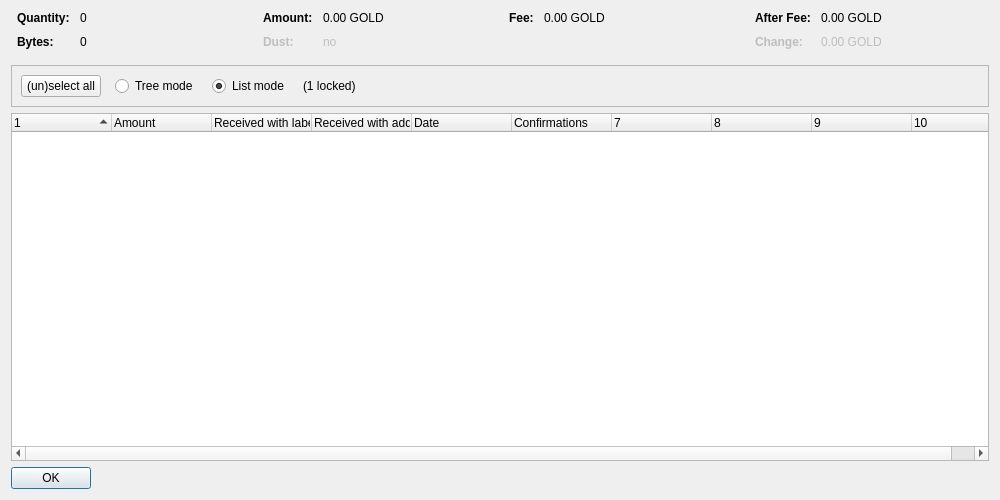
<?xml version="1.0" encoding="UTF-8"?>
<ui version="4.0">
 <class>CoinControlDialog</class>
 <widget class="QDialog" name="CoinControlDialog">
  <property name="geometry">
   <rect>
    <x>0</x>
    <y>0</y>
    <width>1000</width>
    <height>500</height>
   </rect>
  </property>
  <property name="windowTitle">
   <string>Coin Selection</string>
  </property>
  <layout class="QVBoxLayout" name="verticalLayout">
   <item>
    <layout class="QHBoxLayout" name="horizontalLayoutTop" stretch="0,0,0,0">
     <property name="topMargin">
      <number>0</number>
     </property>
     <property name="bottomMargin">
      <number>10</number>
     </property>
     <item>
      <layout class="QFormLayout" name="formLayoutCoinControl1">
       <property name="horizontalSpacing">
        <number>10</number>
       </property>
       <property name="verticalSpacing">
        <number>10</number>
       </property>
       <property name="leftMargin">
        <number>6</number>
       </property>
       <property name="rightMargin">
        <number>6</number>
       </property>
       <item row="0" column="0">
        <widget class="QLabel" name="labelCoinControlQuantityText">
         <property name="font">
          <font>
           <weight>75</weight>
           <bold>true</bold>
          </font>
         </property>
         <property name="text">
          <string>Quantity:</string>
         </property>
        </widget>
       </item>
       <item row="0" column="1">
        <widget class="QLabel" name="labelCoinControlQuantity">
         <property name="cursor">
          <cursorShape>IBeamCursor</cursorShape>
         </property>
         <property name="contextMenuPolicy">
          <enum>Qt::ActionsContextMenu</enum>
         </property>
         <property name="text">
          <string notr="true">0</string>
         </property>
         <property name="textInteractionFlags">
          <set>Qt::LinksAccessibleByMouse|Qt::TextSelectableByKeyboard|Qt::TextSelectableByMouse</set>
         </property>
        </widget>
       </item>
       <item row="1" column="0">
        <widget class="QLabel" name="labelCoinControlBytesText">
         <property name="font">
          <font>
           <weight>75</weight>
           <bold>true</bold>
          </font>
         </property>
         <property name="text">
          <string>Bytes:</string>
         </property>
        </widget>
       </item>
       <item row="1" column="1">
        <widget class="QLabel" name="labelCoinControlBytes">
         <property name="cursor">
          <cursorShape>IBeamCursor</cursorShape>
         </property>
         <property name="contextMenuPolicy">
          <enum>Qt::ActionsContextMenu</enum>
         </property>
         <property name="text">
          <string notr="true">0</string>
         </property>
         <property name="textInteractionFlags">
          <set>Qt::LinksAccessibleByMouse|Qt::TextSelectableByKeyboard|Qt::TextSelectableByMouse</set>
         </property>
        </widget>
       </item>
      </layout>
     </item>
     <item>
      <layout class="QFormLayout" name="formLayoutCoinControl2">
       <property name="horizontalSpacing">
        <number>10</number>
       </property>
       <property name="verticalSpacing">
        <number>10</number>
       </property>
       <property name="leftMargin">
        <number>6</number>
       </property>
       <property name="rightMargin">
        <number>6</number>
       </property>
       <item row="0" column="0">
        <widget class="QLabel" name="labelCoinControlAmountText">
         <property name="font">
          <font>
           <weight>75</weight>
           <bold>true</bold>
          </font>
         </property>
         <property name="text">
          <string>Amount:</string>
         </property>
        </widget>
       </item>
       <item row="0" column="1">
        <widget class="QLabel" name="labelCoinControlAmount">
         <property name="cursor">
          <cursorShape>IBeamCursor</cursorShape>
         </property>
         <property name="contextMenuPolicy">
          <enum>Qt::ActionsContextMenu</enum>
         </property>
         <property name="text">
          <string notr="true">0.00 GOLD</string>
         </property>
         <property name="textInteractionFlags">
          <set>Qt::LinksAccessibleByMouse|Qt::TextSelectableByKeyboard|Qt::TextSelectableByMouse</set>
         </property>
        </widget>
       </item>
       <item row="1" column="0">
        <widget class="QLabel" name="labelCoinControlLowOutputText">
         <property name="enabled">
          <bool>false</bool>
         </property>
         <property name="font">
          <font>
           <weight>75</weight>
           <bold>true</bold>
          </font>
         </property>
         <property name="text">
          <string>Dust:</string>
         </property>
        </widget>
       </item>
       <item row="1" column="1">
        <widget class="QLabel" name="labelCoinControlLowOutput">
         <property name="enabled">
          <bool>false</bool>
         </property>
         <property name="cursor">
          <cursorShape>IBeamCursor</cursorShape>
         </property>
         <property name="contextMenuPolicy">
          <enum>Qt::ActionsContextMenu</enum>
         </property>
         <property name="text">
          <string notr="true">no</string>
         </property>
         <property name="textInteractionFlags">
          <set>Qt::LinksAccessibleByMouse|Qt::TextSelectableByKeyboard|Qt::TextSelectableByMouse</set>
         </property>
        </widget>
       </item>
      </layout>
     </item>
     <item>
      <layout class="QFormLayout" name="formLayoutCoinControl3">
       <property name="horizontalSpacing">
        <number>10</number>
       </property>
       <property name="verticalSpacing">
        <number>10</number>
       </property>
       <property name="leftMargin">
        <number>6</number>
       </property>
       <property name="rightMargin">
        <number>6</number>
       </property>
       <item row="0" column="0">
        <widget class="QLabel" name="labelCoinControlFeeText">
         <property name="font">
          <font>
           <weight>75</weight>
           <bold>true</bold>
          </font>
         </property>
         <property name="text">
          <string>Fee:</string>
         </property>
        </widget>
       </item>
       <item row="0" column="1">
        <widget class="QLabel" name="labelCoinControlFee">
         <property name="cursor">
          <cursorShape>IBeamCursor</cursorShape>
         </property>
         <property name="contextMenuPolicy">
          <enum>Qt::ActionsContextMenu</enum>
         </property>
         <property name="text">
          <string notr="true">0.00 GOLD</string>
         </property>
         <property name="textInteractionFlags">
          <set>Qt::LinksAccessibleByMouse|Qt::TextSelectableByKeyboard|Qt::TextSelectableByMouse</set>
         </property>
        </widget>
       </item>
      </layout>
     </item>
     <item>
      <layout class="QFormLayout" name="formLayoutCoinControl4">
       <property name="horizontalSpacing">
        <number>10</number>
       </property>
       <property name="verticalSpacing">
        <number>10</number>
       </property>
       <property name="leftMargin">
        <number>6</number>
       </property>
       <property name="rightMargin">
        <number>6</number>
       </property>
       <item row="0" column="0">
        <widget class="QLabel" name="labelCoinControlAfterFeeText">
         <property name="font">
          <font>
           <weight>75</weight>
           <bold>true</bold>
          </font>
         </property>
         <property name="text">
          <string>After Fee:</string>
         </property>
        </widget>
       </item>
       <item row="0" column="1">
        <widget class="QLabel" name="labelCoinControlAfterFee">
         <property name="cursor">
          <cursorShape>IBeamCursor</cursorShape>
         </property>
         <property name="contextMenuPolicy">
          <enum>Qt::ActionsContextMenu</enum>
         </property>
         <property name="text">
          <string notr="true">0.00 GOLD</string>
         </property>
         <property name="textInteractionFlags">
          <set>Qt::LinksAccessibleByMouse|Qt::TextSelectableByKeyboard|Qt::TextSelectableByMouse</set>
         </property>
        </widget>
       </item>
       <item row="1" column="0">
        <widget class="QLabel" name="labelCoinControlChangeText">
         <property name="enabled">
          <bool>false</bool>
         </property>
         <property name="font">
          <font>
           <weight>75</weight>
           <bold>true</bold>
          </font>
         </property>
         <property name="text">
          <string>Change:</string>
         </property>
        </widget>
       </item>
       <item row="1" column="1">
        <widget class="QLabel" name="labelCoinControlChange">
         <property name="enabled">
          <bool>false</bool>
         </property>
         <property name="cursor">
          <cursorShape>IBeamCursor</cursorShape>
         </property>
         <property name="contextMenuPolicy">
          <enum>Qt::ActionsContextMenu</enum>
         </property>
         <property name="text">
          <string notr="true">0.00 GOLD</string>
         </property>
         <property name="textInteractionFlags">
          <set>Qt::LinksAccessibleByMouse|Qt::TextSelectableByKeyboard|Qt::TextSelectableByMouse</set>
         </property>
        </widget>
       </item>
      </layout>
     </item>
    </layout>
   </item>
   <item>
    <widget class="QFrame" name="frame">
     <property name="minimumSize">
      <size>
       <width>0</width>
       <height>40</height>
      </size>
     </property>
     <property name="frameShape">
      <enum>QFrame::StyledPanel</enum>
     </property>
     <property name="frameShadow">
      <enum>QFrame::Sunken</enum>
     </property>
     <layout class="QHBoxLayout" name="horizontalLayout">
      <item>
       <layout class="QHBoxLayout" name="horizontalLayoutPanel" stretch="0,0,0,0,0">
        <property name="spacing">
         <number>14</number>
        </property>
        <item>
         <widget class="QPushButton" name="pushButtonSelectAll">
          <property name="sizePolicy">
           <sizepolicy hsizetype="Maximum" vsizetype="Fixed">
            <horstretch>0</horstretch>
            <verstretch>0</verstretch>
           </sizepolicy>
          </property>
          <property name="text">
           <string>(un)select all</string>
          </property>
          <property name="autoDefault">
           <bool>false</bool>
          </property>
         </widget>
        </item>
        <item>
         <widget class="QRadioButton" name="radioTreeMode">
          <property name="sizePolicy">
           <sizepolicy hsizetype="Maximum" vsizetype="Fixed">
            <horstretch>0</horstretch>
            <verstretch>0</verstretch>
           </sizepolicy>
          </property>
          <property name="text">
           <string>Tree mode</string>
          </property>
         </widget>
        </item>
        <item>
         <widget class="QRadioButton" name="radioListMode">
          <property name="sizePolicy">
           <sizepolicy hsizetype="Maximum" vsizetype="Fixed">
            <horstretch>0</horstretch>
            <verstretch>0</verstretch>
           </sizepolicy>
          </property>
          <property name="text">
           <string>List mode</string>
          </property>
          <property name="checked">
           <bool>true</bool>
          </property>
         </widget>
        </item>
        <item>
         <widget class="QLabel" name="labelLocked">
          <property name="text">
           <string notr="true">(1 locked)</string>
          </property>
         </widget>
        </item>
        <item>
         <spacer name="horizontalSpacer">
          <property name="orientation">
           <enum>Qt::Horizontal</enum>
          </property>
          <property name="sizeHint" stdset="0">
           <size>
            <width>40</width>
            <height>20</height>
           </size>
          </property>
         </spacer>
        </item>
       </layout>
      </item>
     </layout>
    </widget>
   </item>
   <item>
    <widget class="CoinControlTreeWidget" name="treeWidget">
     <property name="contextMenuPolicy">
      <enum>Qt::CustomContextMenu</enum>
     </property>
     <property name="sortingEnabled">
      <bool>false</bool>
     </property>
     <property name="columnCount">
      <number>10</number>
     </property>
     <attribute name="headerShowSortIndicator" stdset="0">
      <bool>true</bool>
     </attribute>
     <attribute name="headerStretchLastSection">
      <bool>false</bool>
     </attribute>
     <column>
      <property name="text">
       <string/>
      </property>
     </column>
     <column>
      <property name="text">
       <string>Amount</string>
      </property>
     </column>
     <column>
      <property name="text">
       <string>Received with label</string>
      </property>
     </column>
     <column>
      <property name="text">
       <string>Received with address</string>
      </property>
     </column>
     <column>
      <property name="text">
       <string>Date</string>
      </property>
     </column>
     <column>
      <property name="text">
       <string>Confirmations</string>
      </property>
      <property name="toolTip">
       <string>Confirmed</string>
      </property>
     </column>
     <column>
      <property name="text">
       <string/>
      </property>
     </column>
     <column>
      <property name="text">
       <string/>
      </property>
     </column>
     <column>
      <property name="text">
       <string/>
      </property>
     </column>
     <column>
      <property name="text">
       <string/>
      </property>
     </column>
    </widget>
   </item>
   <item>
    <widget class="QDialogButtonBox" name="buttonBox">
     <property name="sizePolicy">
      <sizepolicy hsizetype="Maximum" vsizetype="Fixed">
       <horstretch>0</horstretch>
       <verstretch>0</verstretch>
      </sizepolicy>
     </property>
     <property name="orientation">
      <enum>Qt::Horizontal</enum>
     </property>
     <property name="standardButtons">
      <set>QDialogButtonBox::Ok</set>
     </property>
    </widget>
   </item>
  </layout>
 </widget>
 <customwidgets>
  <customwidget>
   <class>CoinControlTreeWidget</class>
   <extends>QTreeWidget</extends>
   <header>coincontroltreewidget.h</header>
  </customwidget>
 </customwidgets>
 <resources/>
 <connections/>
</ui>
